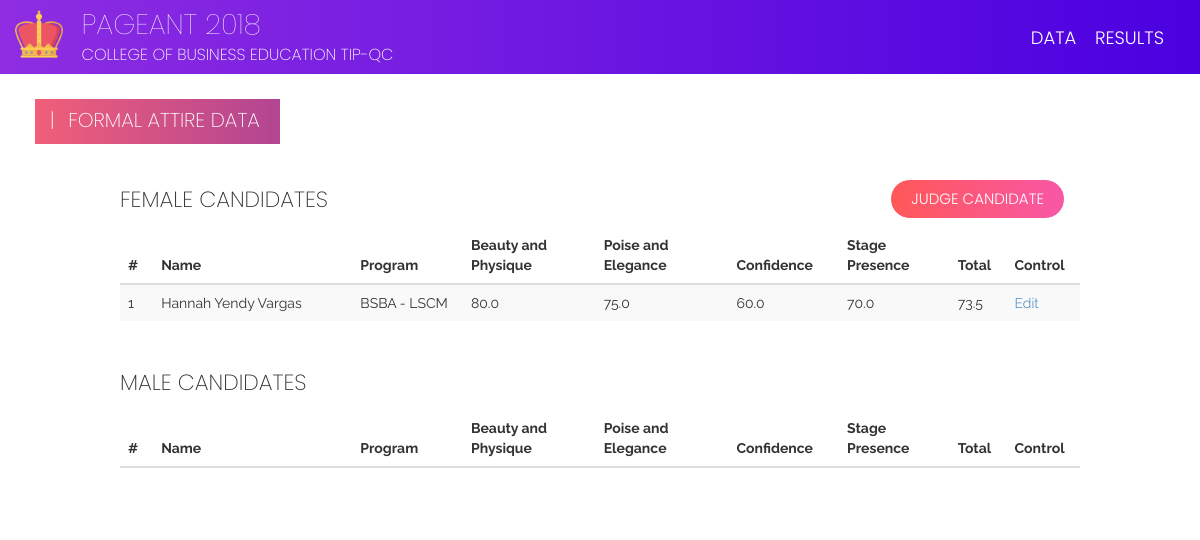
Screenshot of /candidates/formal_attire/list (signed in) with the database file from the repository.
### candidates/models.py (models this page shows, shortened)
class FormalAttire(models.Model):
    candidate = models.ForeignKey(Candidate, on_delete=models.CASCADE)
    judge = models.ForeignKey(User, on_delete=models.CASCADE)
    beauty_and_physique = models.FloatField(validators=[MaxValueValidator(100), MinValueValidator(0)])
    poise_and_elegance = models.FloatField(validators=[MaxValueValidator(100), MinValueValidator(0)])
    confidence = models.FloatField(validators=[MaxValueValidator(100), MinValueValidator(0)])
    stage_presence = models.FloatField(validators=[MaxValueValidator(100), MinValueValidator(0)])
    total = models.FloatField(null=True)

class Candidate(models.Model):
    idx = models.IntegerField(null=True)
    picture = models.ImageField(default="default.png")
    first_name = models.CharField(max_length=50)
    last_name = models.CharField(max_length=50)
    program = models.CharField(max_length=50)
    sex = models.CharField(max_length=8, choices=(('Male', 'Male'), ('Female', 'Female')))
    order = models.IntegerField(null=True)
    class Meta:
        ordering = ('idx', 'sex')

### candidates/views.py (the view)
# urls.py: path('formal_attire/list', views.formal_attire_list, name='formal_attire_list'),
@login_required(login_url='admin:login')
def formal_attire_list(request):
    data = FormalAttire.objects.filter(judge=request.user).order_by('-total')
    return render(request, 'candidates/formal_attire_list.html', {'data': data})

### candidates/templates/candidates/formal_attire_list.html (shortened to what this page needs)
{% extends 'add.html' %}
{% load static %}
{% block form %}
<link href="{% static 'css/add.css' %}" rel="stylesheet"/>
<div class="page-label-box">
    <h2 class="page-label">|<span style="padding-right: 8px;">  </span>Formal Attire Data</h2>
</div>
<a id="btn-transact" class="btn btn-x btn-t-x" href="{% url 'candidates:formal_attire_add' %}">Judge Candidate</a>
<div class="row" id="table-content">
    <h3 class="table-label-x">Female Candidates</h3>
    <table class="table table-striped">
        <thead>
        <tr>
            <th scope="col" style="width: 3%;">#</th>
            <th scope="col" style="width: 18%;">Name</th>
            <th scope="col" style="width: 10%;">Program</th>
            <th scope="col" style="width: 12%;">Beauty and Physique</th>
            <th scope="col" style="width: 12%;">Poise and Elegance</th>
            <th scope="col" style="width: 10%;">Confidence</th>
            <th scope="col" style="width: 10%;">Stage Presence</th>
            <th scope="col" style="width: 5%;">Total</th>
            <th scope="col" style="width: 5%;">Control</th>
        </tr>
        </thead>
        <tbody>
        {% for each in data %}
        {% if each.candidate.sex == 'Female' %}
        <tr>
            <th scope="row">{{ each.candidate.idx }}</th>
            <td>{{ each.candidate.first_name }}<span> </span>{{ each.candidate.last_name }}</td>
            <td>{{ each.candidate.program }}</td>
            <td>{{ each.beauty_and_physique }}</td>
            <td>{{ each.poise_and_elegance }}</td>
            <td>{{ each.confidence }}</td>
            <td>{{ each.stage_presence }}</td>
            <td>{{ each.total }}</td>
            <td><a href="{% url 'candidates:formal_attire_detail' pk=each.pk %}">Edit</a></td>
        </tr>
        {% endif %}
        {% endfor %}
        </tbody>
    </table>
    <h3 class="table-label-x table-label-male">Male Candidates</h3>
    <table class="table table-striped">
        <thead>
        <tr>
            <th scope="col" style="width: 3%;">#</th>
            <th scope="col" style="width: 18%;">Name</th>
            <th scope="col" style="width: 10%;">Program</th>
            <th scope="col" style="width: 12%;">Beauty and Physique</th>
            <th scope="col" style="width: 12%;">Poise and Elegance</th>
            <th scope="col" style="width: 10%;">Confidence</th>
            <th scope="col" style="width: 10%;">Stage Presence</th>
            <th scope="col" style="width: 5%;">Total</th>
            <th scope="col" style="width: 5%;">Control</th>
        </tr>
        </thead>
    </table>
</div>
{% endblock %}

### staticfiles/css/base.css (style rules this page uses)
p, td, a, .btn-x { font-family: "Raleway", -apple-system, BlinkMacSystemFont, "Segoe UI", Roboto, "Helvetica Neue", Arial, sans-serif; font-weight: 300; }
.btn-x { text-transform: uppercase; border-radius: 0; }
table tbody tr th, table tbody tr td { font-size: 14px; font-weight: 400; }
h1, h2, h3, h4, h5, h6 { font-weight: 200; font-family: "Poppins", -apple-system, BlinkMacSystemFont, "Segoe UI", Roboto, "Helvetica Neue", Arial, sans-serif; }
.table-label-male { margin-top: 50px; }
.page-label { text-transform: uppercase; padding-left: 15px; margin-top: 10px; padding-right: 20px; font-size: 20px; font-weight: 200; color: white; }
.table-label-x { margin-bottom: 15px; text-transform: uppercase; font-size: 22px; }
.page-label-box { background: #B24592; background: -webkit-linear-gradient(to right, #F15F79, #B24592); background: linear-gradient(to right, #F15F79, #B24592); display: inline-block; margin-left: 20px; height: 45px; margin-top: 25px; }
body { font-family: "Raleway", -apple-system, BlinkMacSystemFont, "Segoe UI", Roboto, "Helvetica Neue", Arial, sans-serif; font-weight: 400; }
.btn-x { margin-top: 15px; margin-left: -15px; font-family: "Poppins", -apple-system, BlinkMacSystemFont, "Segoe UI", Roboto, "Helvetica Neue", Arial, sans-serif; font-weight: 300; font-size: 15px; padding-top: 8px; }
#btn-transact { background: #f857a6; background: -webkit-linear-gradient(to right, #ff5858, #f857a6); background: linear-gradient(to right, #ff5858, #f857a6); border-radius: 20px; border-color: white; color: white; height: 40px; padding-left: 20px; padding-right: 20px; }
.btn-t-x { float: right; margin-right: 10vw; margin-top: 105px; }

### staticfiles/css/add.css (style rules this page uses)
#table-content { width: 80vw; margin: 2vw auto; }

### rows the page displays
FormalAttire: candidate.idx "1", candidate.first_name "Hannah Yendy", candidate.last_name "Vargas", candidate.program "BSBA - LSCM", beauty_and_physique "80.0", poise_and_elegance "75.0", confidence "60.0", stage_presence "70.0", total "73.5"
